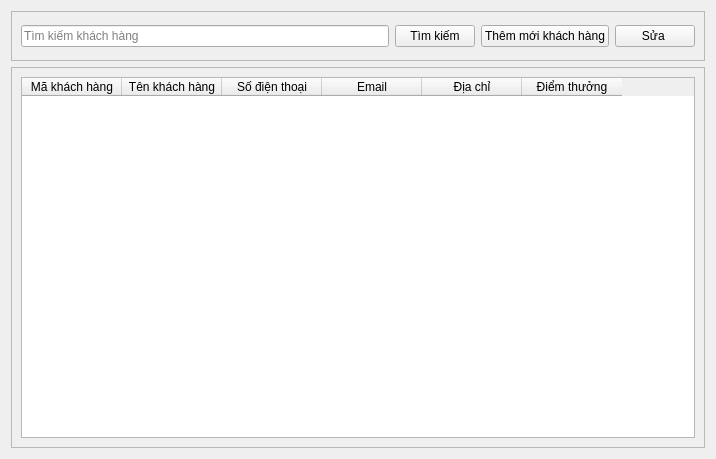
<?xml version="1.0" encoding="UTF-8"?>
<ui version="4.0">
 <class>customer</class>
 <widget class="QWidget" name="customer">
  <property name="geometry">
   <rect>
    <x>0</x>
    <y>0</y>
    <width>716</width>
    <height>459</height>
   </rect>
  </property>
  <property name="windowTitle">
   <string>Form</string>
  </property>
  <layout class="QVBoxLayout" name="verticalLayout">
   <item>
    <widget class="QFrame" name="frame">
     <property name="minimumSize">
      <size>
       <width>0</width>
       <height>50</height>
      </size>
     </property>
     <property name="frameShape">
      <enum>QFrame::Shape::StyledPanel</enum>
     </property>
     <property name="frameShadow">
      <enum>QFrame::Shadow::Raised</enum>
     </property>
     <layout class="QHBoxLayout" name="horizontalLayout">
      <item>
       <widget class="QLineEdit" name="txtSearchCustomer">
        <property name="placeholderText">
         <string>Tìm kiếm khách hàng</string>
        </property>
       </widget>
      </item>
      <item>
       <widget class="QPushButton" name="btnSearchCustomer">
        <property name="text">
         <string>Tìm kiếm</string>
        </property>
       </widget>
      </item>
      <item>
       <widget class="QPushButton" name="btnAddCustomer">
        <property name="text">
         <string>Thêm mới khách hàng</string>
        </property>
       </widget>
      </item>
      <item>
       <widget class="QPushButton" name="btnEditCustomer">
        <property name="text">
         <string>Sửa </string>
        </property>
       </widget>
      </item>
     </layout>
    </widget>
   </item>
   <item>
    <widget class="QScrollArea" name="scrollContainer">
     <property name="widgetResizable">
      <bool>true</bool>
     </property>
     <widget class="QWidget" name="scrollAreaWidgetContents">
      <property name="geometry">
       <rect>
        <x>0</x>
        <y>0</y>
        <width>694</width>
        <height>381</height>
       </rect>
      </property>
      <layout class="QHBoxLayout" name="horizontalLayout_2">
       <item>
        <widget class="QTableWidget" name="tableCustomer">
         <column>
          <property name="text">
           <string>Mã khách hàng</string>
          </property>
         </column>
         <column>
          <property name="text">
           <string>Tên khách hàng</string>
          </property>
         </column>
         <column>
          <property name="text">
           <string>Số điện thoại</string>
          </property>
         </column>
         <column>
          <property name="text">
           <string>Email</string>
          </property>
         </column>
         <column>
          <property name="text">
           <string>Địa chỉ</string>
          </property>
         </column>
         <column>
          <property name="text">
           <string>Điểm thưởng</string>
          </property>
         </column>
        </widget>
       </item>
      </layout>
     </widget>
    </widget>
   </item>
  </layout>
 </widget>
 <resources/>
 <connections/>
</ui>
